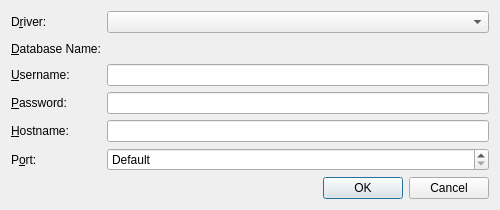
<?xml version="1.0" encoding="UTF-8"?>
<ui version="4.0">
 <class>SqlConnectionDialog</class>
 <widget class="QDialog" name="SqlConnectionDialog">
  <property name="geometry">
   <rect>
    <x>0</x>
    <y>0</y>
    <width>500</width>
    <height>210</height>
   </rect>
  </property>
  <property name="windowTitle">
   <string>Connect...</string>
  </property>
  <layout class="QGridLayout" name="gridLayout">
   <item row="0" column="0">
    <widget class="QLabel" name="textLabel2">
     <property name="text">
      <string>D&amp;river:</string>
     </property>
     <property name="buddy">
      <cstring>driverCombo</cstring>
     </property>
    </widget>
   </item>
   <item row="0" column="1">
    <widget class="QComboBox" name="driverCombo">
     <property name="toolTip">
      <string>Select the database driver</string>
     </property>
    </widget>
   </item>
   <item row="1" column="0">
    <widget class="QLabel" name="textLabel3">
     <property name="text">
      <string>&amp;Database Name:</string>
     </property>
     <property name="buddy">
      <cstring>databasePicker</cstring>
     </property>
    </widget>
   </item>
   <item row="1" column="1">
    <widget class="EricPathPicker" name="databasePicker" native="true">
     <property name="sizePolicy">
      <sizepolicy hsizetype="Expanding" vsizetype="Preferred">
       <horstretch>0</horstretch>
       <verstretch>0</verstretch>
      </sizepolicy>
     </property>
     <property name="focusPolicy">
      <enum>Qt::StrongFocus</enum>
     </property>
     <property name="toolTip">
      <string>Enter the database name</string>
     </property>
    </widget>
   </item>
   <item row="2" column="0">
    <widget class="QLabel" name="textLabel4">
     <property name="text">
      <string>&amp;Username:</string>
     </property>
     <property name="buddy">
      <cstring>usernameEdit</cstring>
     </property>
    </widget>
   </item>
   <item row="2" column="1">
    <widget class="QLineEdit" name="usernameEdit">
     <property name="toolTip">
      <string>Enter the user name</string>
     </property>
    </widget>
   </item>
   <item row="3" column="0">
    <widget class="QLabel" name="textLabel4_2">
     <property name="text">
      <string>&amp;Password:</string>
     </property>
     <property name="buddy">
      <cstring>passwordEdit</cstring>
     </property>
    </widget>
   </item>
   <item row="3" column="1">
    <widget class="QLineEdit" name="passwordEdit">
     <property name="echoMode">
      <enum>QLineEdit::Password</enum>
     </property>
    </widget>
   </item>
   <item row="4" column="0">
    <widget class="QLabel" name="textLabel5">
     <property name="text">
      <string>&amp;Hostname:</string>
     </property>
     <property name="buddy">
      <cstring>hostnameEdit</cstring>
     </property>
    </widget>
   </item>
   <item row="4" column="1">
    <widget class="QLineEdit" name="hostnameEdit">
     <property name="toolTip">
      <string>Enter the hostname</string>
     </property>
    </widget>
   </item>
   <item row="5" column="0">
    <widget class="QLabel" name="textLabel5_2">
     <property name="text">
      <string>P&amp;ort:</string>
     </property>
     <property name="buddy">
      <cstring>portSpinBox</cstring>
     </property>
    </widget>
   </item>
   <item row="5" column="1">
    <widget class="QSpinBox" name="portSpinBox">
     <property name="toolTip">
      <string>Enter the port number</string>
     </property>
     <property name="specialValueText">
      <string>Default</string>
     </property>
     <property name="minimum">
      <number>-1</number>
     </property>
     <property name="maximum">
      <number>65535</number>
     </property>
     <property name="value">
      <number>-1</number>
     </property>
    </widget>
   </item>
   <item row="6" column="0" colspan="2">
    <widget class="QDialogButtonBox" name="buttonBox">
     <property name="orientation">
      <enum>Qt::Horizontal</enum>
     </property>
     <property name="standardButtons">
      <set>QDialogButtonBox::Cancel|QDialogButtonBox::Ok</set>
     </property>
    </widget>
   </item>
  </layout>
 </widget>
 <customwidgets>
  <customwidget>
   <class>EricPathPicker</class>
   <extends>QWidget</extends>
   <header>EricWidgets/EricPathPicker.h</header>
   <container>1</container>
  </customwidget>
 </customwidgets>
 <tabstops>
  <tabstop>driverCombo</tabstop>
  <tabstop>databasePicker</tabstop>
  <tabstop>usernameEdit</tabstop>
  <tabstop>passwordEdit</tabstop>
  <tabstop>hostnameEdit</tabstop>
  <tabstop>portSpinBox</tabstop>
 </tabstops>
 <resources/>
 <connections>
  <connection>
   <sender>buttonBox</sender>
   <signal>accepted()</signal>
   <receiver>SqlConnectionDialog</receiver>
   <slot>accept()</slot>
   <hints>
    <hint type="sourcelabel">
     <x>248</x>
     <y>254</y>
    </hint>
    <hint type="destinationlabel">
     <x>157</x>
     <y>274</y>
    </hint>
   </hints>
  </connection>
  <connection>
   <sender>buttonBox</sender>
   <signal>rejected()</signal>
   <receiver>SqlConnectionDialog</receiver>
   <slot>reject()</slot>
   <hints>
    <hint type="sourcelabel">
     <x>316</x>
     <y>260</y>
    </hint>
    <hint type="destinationlabel">
     <x>286</x>
     <y>274</y>
    </hint>
   </hints>
  </connection>
 </connections>
</ui>
